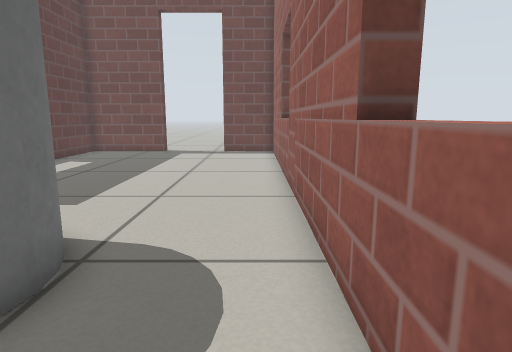
View 1 (above)

12 first-person views from a walk through a robot-simulator world made for Gazebo. The camera is 0.51 m above the floor, tilts 10° down and sees 75° across. The floor is counted in squares, 0.25 m on a side. Each view is taken from the middle of a square. On the plan, view 1 faces up. The plan holds only what a view shows up to about 18 squares ahead; the rest is blank. Simple patterns stand in for the simulator's built-in surfaces.

View 2
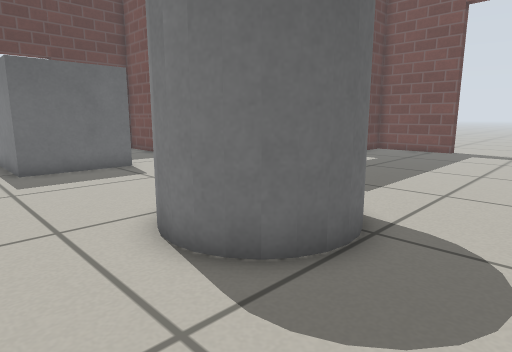

View 3
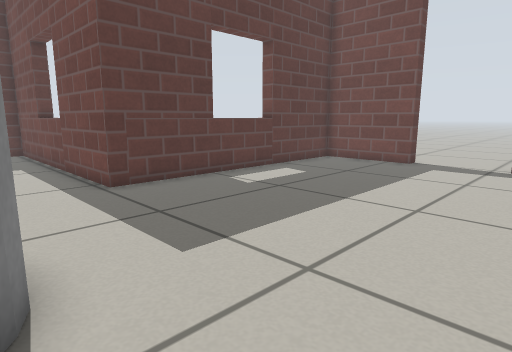

View 4
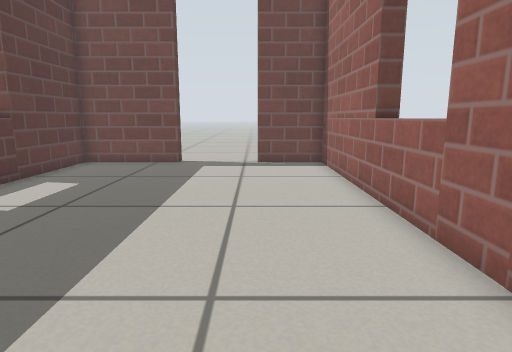

View 5
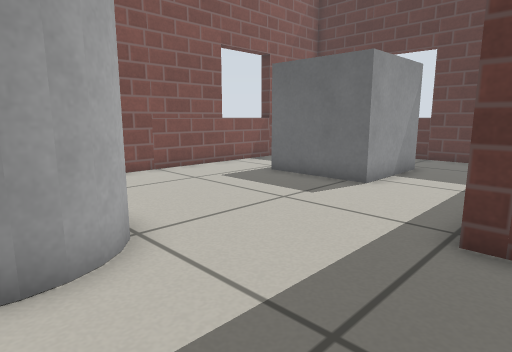

View 6
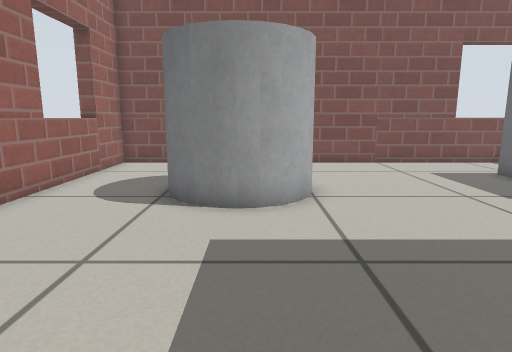

View 7
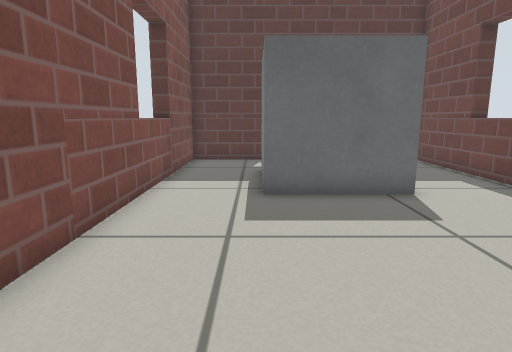

View 8
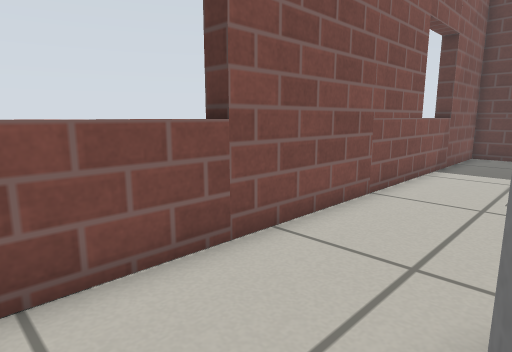

View 9
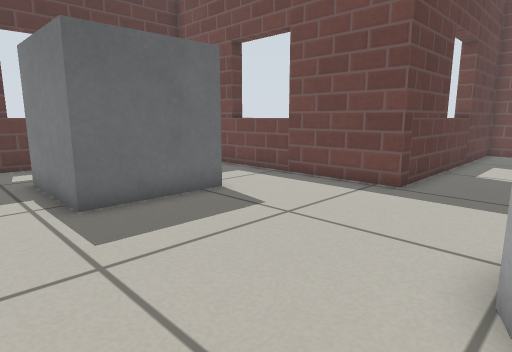

View 10
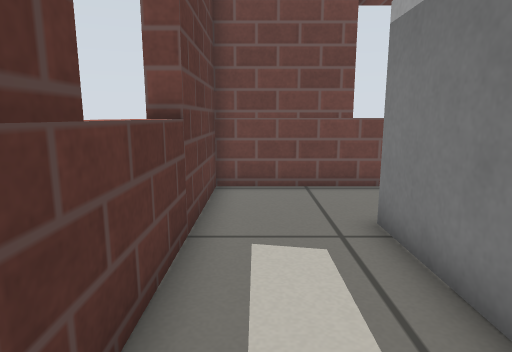

View 11
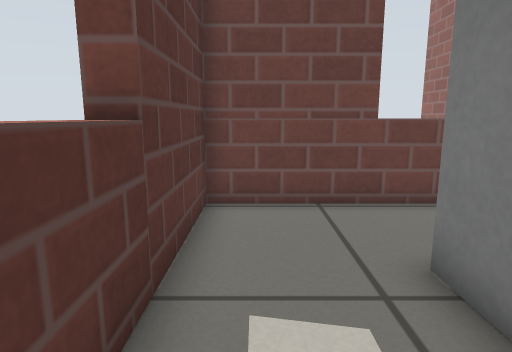

View 12
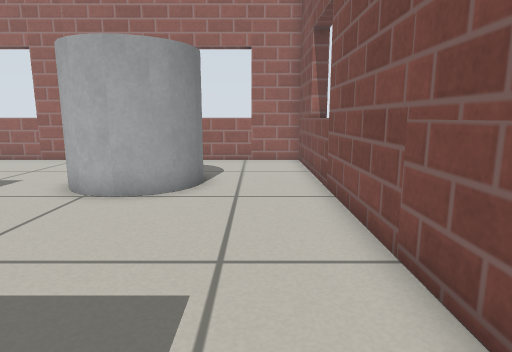

### Floor plan
Key: @ floor where view 1 was taken; # wall or solid block; . floor; D open door; = window, fence, low wall or low ledge; C grey cylinder; B grey box.
Columns run from 22 left of view 1 to 2 right of it. Each row starts with its distance up from view 1.
 22                 .....
 21                 #DDDD#
 20             #####DDDD###
 19             #..........#
 18             #..........#
 17             #..........#
 16             #..........#
 15             =..........#
 14             =..........#
 13             =..........=
 12             #..........=
 11             #..........=
 10             #..........#
  9  #####==#####..........#
  8  #.....................#
  7  #.....................#
  6  #...............C.....#
  5 ##..BBBBB.......CCCC...#
  4 ==..B   B.......C  C...#
  3 ==..B   B.......C  C...=.
  2  =..B   B.......CCCC...=.
  1  #...BBBB..............=
  0  #....................@#
 -1  #.....................#
 -2  #####==#########===####
 -3      #          # = #

Where each view was taken, in squares from view 1:
view 1: 0 up, 0 right, facing up
view 2: 1 down, 0 right, facing up-left
view 3: 5 up, 0 right, facing up-left
view 4: 5 up, 2 left, facing up
view 5: 10 up, 4 left, facing down-left
view 6: 13 up, 5 left, facing down
view 7: 1 up, 5 left, facing left
view 8: 2 up, 2 left, facing down-left
view 9: 1 down, 6 left, facing up-left
view 10: 1 down, 20 left, facing up
view 11: 1 up, 20 left, facing up
view 12: 0 up, 15 left, facing right
